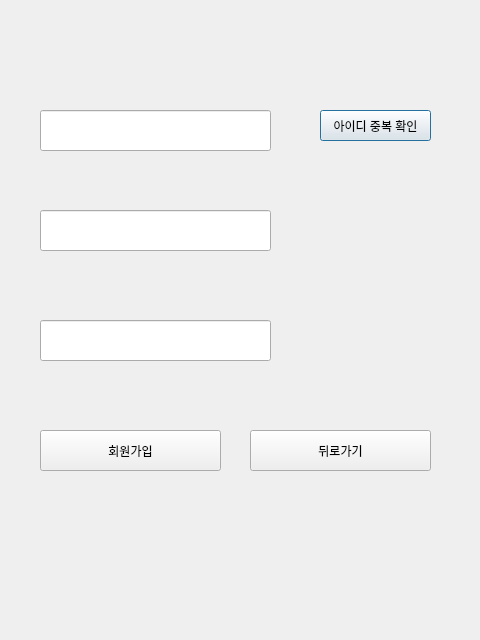
<?xml version="1.0" encoding="UTF-8"?>
<ui version="4.0">
 <class>Dialog</class>
 <widget class="QDialog" name="Dialog">
  <property name="geometry">
   <rect>
    <x>0</x>
    <y>0</y>
    <width>480</width>
    <height>640</height>
   </rect>
  </property>
  <property name="windowTitle">
   <string>Dialog</string>
  </property>
  <widget class="QLineEdit" name="PW_text">
   <property name="geometry">
    <rect>
     <x>40</x>
     <y>210</y>
     <width>231</width>
     <height>41</height>
    </rect>
   </property>
   <property name="focusPolicy">
    <enum>Qt::WheelFocus</enum>
   </property>
   <property name="styleSheet">
    <string notr="true">alternate-background-color: rgb(206, 92, 0);</string>
   </property>
  </widget>
  <widget class="QLineEdit" name="ID_text">
   <property name="geometry">
    <rect>
     <x>40</x>
     <y>110</y>
     <width>231</width>
     <height>41</height>
    </rect>
   </property>
   <property name="focusPolicy">
    <enum>Qt::WheelFocus</enum>
   </property>
   <property name="styleSheet">
    <string notr="true">alternate-background-color: rgb(206, 92, 0);</string>
   </property>
  </widget>
  <widget class="QPushButton" name="check_btn">
   <property name="geometry">
    <rect>
     <x>320</x>
     <y>110</y>
     <width>111</width>
     <height>31</height>
    </rect>
   </property>
   <property name="contextMenuPolicy">
    <enum>Qt::DefaultContextMenu</enum>
   </property>
   <property name="styleSheet">
    <string notr="true"/>
   </property>
   <property name="text">
    <string>아이디 중복 확인</string>
   </property>
  </widget>
  <widget class="QLineEdit" name="Name_text">
   <property name="geometry">
    <rect>
     <x>40</x>
     <y>320</y>
     <width>231</width>
     <height>41</height>
    </rect>
   </property>
   <property name="focusPolicy">
    <enum>Qt::WheelFocus</enum>
   </property>
   <property name="styleSheet">
    <string notr="true">alternate-background-color: rgb(206, 92, 0);</string>
   </property>
  </widget>
  <widget class="QPushButton" name="signup_btn">
   <property name="geometry">
    <rect>
     <x>40</x>
     <y>430</y>
     <width>181</width>
     <height>41</height>
    </rect>
   </property>
   <property name="text">
    <string>회원가입</string>
   </property>
  </widget>
  <widget class="QPushButton" name="exit_btn">
   <property name="geometry">
    <rect>
     <x>250</x>
     <y>430</y>
     <width>181</width>
     <height>41</height>
    </rect>
   </property>
   <property name="text">
    <string>뒤로가기</string>
   </property>
  </widget>
 </widget>
 <tabstops>
  <tabstop>ID_text</tabstop>
  <tabstop>check_btn</tabstop>
  <tabstop>PW_text</tabstop>
  <tabstop>Name_text</tabstop>
 </tabstops>
 <resources/>
 <connections/>
</ui>
